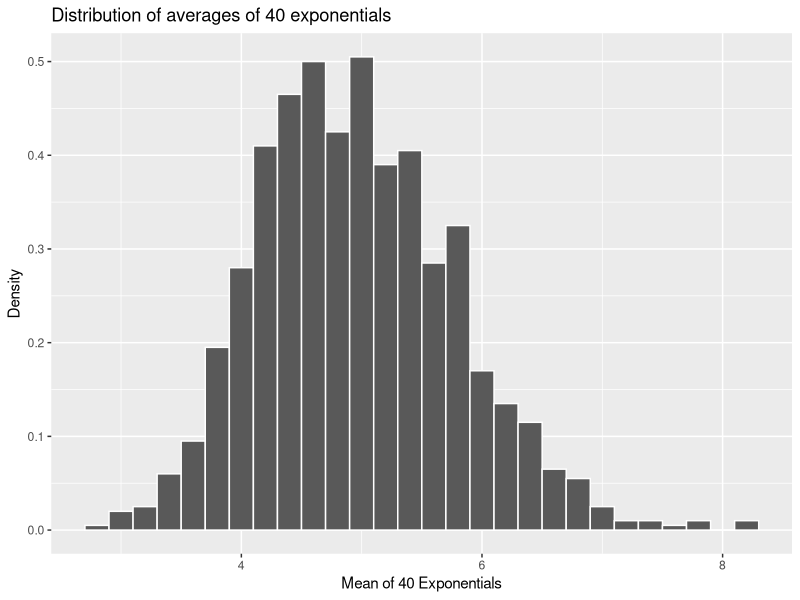
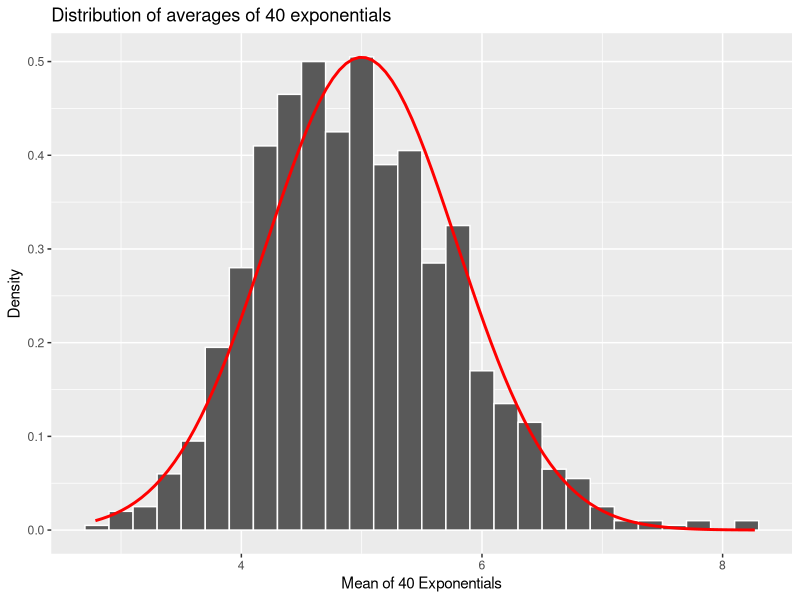

These figures' R source, in order:
## ---- chunk 1
knitr::opts_chunk$set(echo = TRUE)
## ---- chunk 2
n<-40
lambda<-0.2
numsim<-1000
dataset<-matrix(rexp(n*numsim,lambda),numsim)
## ---- chunk 3
simMean <- data.frame(mean=apply(dataset,1,mean))
library(ggplot2)
g <- ggplot(simMean, aes(mean)) 
g <- g + geom_histogram(binwidth = lambda, color="white", aes(y = ..density..)) 
g <- g + labs(title="Distribution of averages of 40 exponentials", 
              x="Mean of 40 Exponentials",y="Density") 
g
## ---- chunk 4
theoryMean <- 1/lambda
sampleMean <- mean(simMean$mean)
cat("Theoretical Mean :",as.character(theoryMean),"\n",
    "Sample Mean :",strtrim(as.character(sampleMean),5), sep = "")

## ---- chunk 5
theoryVar<-(1/lambda)^2/n
sampleVar<-sd(simMean$mean)^2
cat("Theoretical Varience :",as.character(theoryVar),"\n",
    "Varience of Samples :",strtrim(as.character(sampleVar),5), sep = "")
## ---- chunk 6
g <- g + stat_function(fun = dnorm, args=list(mean=theoryMean, sd=sqrt(theoryVar)), colour = "red", size = 1.0)
g
